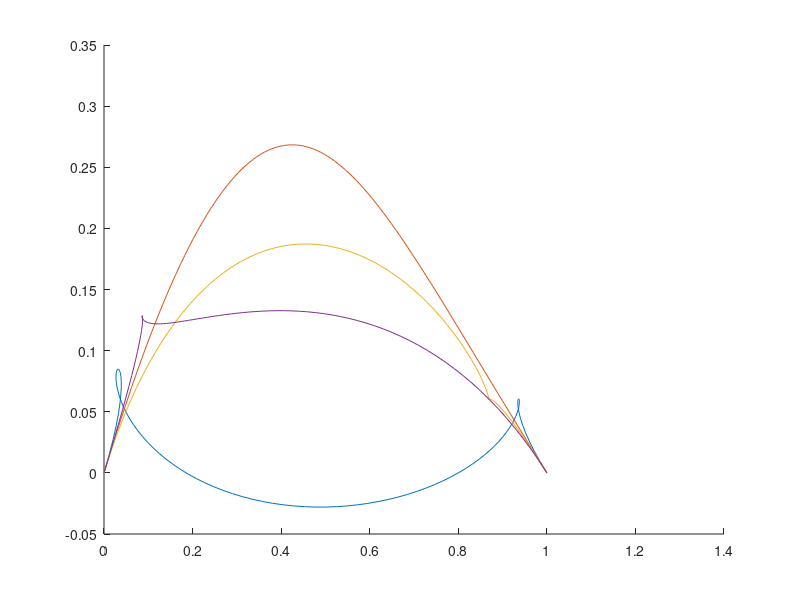

Write the MATLAB code that produced this figure.
clc
clear

Pi = [0,0]; %initial pos.
Pf = [20,30]; %final pos.
psii = -50/57.3; %initial psi
psif = 30/57.3; %final psi.
rho = 2;
dt = 5/57.3; 


r0 = 0+0i;
r1 = 1+0i;
dr0 = rho * exp(i*psii);
dr1 = rho * exp(i*psif);

rho = roots([dr1/dr0, 0, -1]);

alpha = [];
a = [];
b = [];
k = [];
for i = 1:2
    alpha = roots([1, -3*(1+rho(i)), 6*rho(i)^2+2*rho(i)+6-30/dr1]);
    for ii = 1:2
        miu = roots([1, -alpha(ii), rho(i)]);
        a = [a;miu(1)/(miu(1)+1)];
        b = [b;miu(2)/(miu(2)+1)];        
    end
end
k = dr0./a.^2./b.^2;

n = 100;
q = kron(ones(1,4), linspace(0,1,n)');
a = kron(ones(n,1), a');
b = kron(ones(n,1), b');
k = kron(ones(n,1), k');

ta = q-a;
tb = q-b;
r = k/30.*ta.^3.*[ta.^2 - 5.*ta.*tb + 10.*tb.^2] + k/30.*a.^3.*[a.^2 - 5.*a.*b + 10.*b.^2];

x = real(r);
y = imag(r);

% [x,y,kai,l,e,r,amin,bmin,k2min] = PHquint([0,0],[1,0],5,50/57.3,5,0/57.3,1000,0);

figure;hold on;
for i = 1:4
    plot(x(:,i), y(:,i))
end


